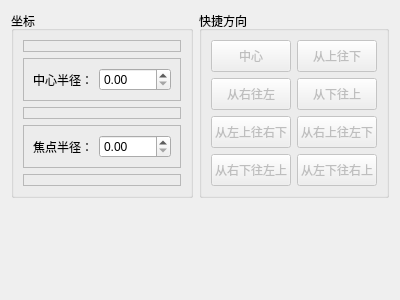
<?xml version="1.0" encoding="UTF-8"?>
<ui version="4.0">
 <class>RadialGradientFrame</class>
 <widget class="QFrame" name="RadialGradientFrame">
  <property name="geometry">
   <rect>
    <x>0</x>
    <y>0</y>
    <width>400</width>
    <height>300</height>
   </rect>
  </property>
  <property name="windowTitle">
   <string>Frame</string>
  </property>
  <layout class="QGridLayout" name="gridLayout_2">
   <item row="0" column="0">
    <widget class="QGroupBox" name="groupBox">
     <property name="title">
      <string>坐标</string>
     </property>
     <layout class="QVBoxLayout" name="verticalLayout">
      <item>
       <widget class="PointItemFrame" name="frame_center">
        <property name="frameShape">
         <enum>QFrame::StyledPanel</enum>
        </property>
        <property name="frameShadow">
         <enum>QFrame::Raised</enum>
        </property>
       </widget>
      </item>
      <item>
       <widget class="QFrame" name="frame">
        <property name="frameShape">
         <enum>QFrame::StyledPanel</enum>
        </property>
        <property name="frameShadow">
         <enum>QFrame::Raised</enum>
        </property>
        <layout class="QHBoxLayout" name="horizontalLayout">
         <item>
          <widget class="QLabel" name="label">
           <property name="sizePolicy">
            <sizepolicy hsizetype="Fixed" vsizetype="Preferred">
             <horstretch>0</horstretch>
             <verstretch>0</verstretch>
            </sizepolicy>
           </property>
           <property name="text">
            <string>中心半径：</string>
           </property>
          </widget>
         </item>
         <item>
          <widget class="QDoubleSpinBox" name="doubleSpinBox_centerRadius">
           <property name="maximum">
            <double>360.000000000000000</double>
           </property>
          </widget>
         </item>
        </layout>
       </widget>
      </item>
      <item>
       <widget class="PointItemFrame" name="frame_focalPoint">
        <property name="frameShape">
         <enum>QFrame::StyledPanel</enum>
        </property>
        <property name="frameShadow">
         <enum>QFrame::Raised</enum>
        </property>
       </widget>
      </item>
      <item>
       <widget class="QFrame" name="frame_2">
        <property name="frameShape">
         <enum>QFrame::StyledPanel</enum>
        </property>
        <property name="frameShadow">
         <enum>QFrame::Raised</enum>
        </property>
        <layout class="QHBoxLayout" name="horizontalLayout_2">
         <item>
          <widget class="QLabel" name="label_2">
           <property name="sizePolicy">
            <sizepolicy hsizetype="Fixed" vsizetype="Preferred">
             <horstretch>0</horstretch>
             <verstretch>0</verstretch>
            </sizepolicy>
           </property>
           <property name="text">
            <string>焦点半径：</string>
           </property>
          </widget>
         </item>
         <item>
          <widget class="QDoubleSpinBox" name="doubleSpinBox_focalRadius">
           <property name="maximum">
            <double>360.000000000000000</double>
           </property>
          </widget>
         </item>
        </layout>
       </widget>
      </item>
      <item>
       <widget class="SpreadFrame" name="frame_spread">
        <property name="frameShape">
         <enum>QFrame::StyledPanel</enum>
        </property>
        <property name="frameShadow">
         <enum>QFrame::Raised</enum>
        </property>
       </widget>
      </item>
     </layout>
    </widget>
   </item>
   <item row="0" column="1">
    <widget class="QGroupBox" name="groupBox_2">
     <property name="title">
      <string>快捷方向</string>
     </property>
     <layout class="QGridLayout" name="gridLayout">
      <item row="0" column="0">
       <widget class="QPushButton" name="pushButton_1">
        <property name="enabled">
         <bool>false</bool>
        </property>
        <property name="minimumSize">
         <size>
          <width>0</width>
          <height>32</height>
         </size>
        </property>
        <property name="maximumSize">
         <size>
          <width>16777215</width>
          <height>32</height>
         </size>
        </property>
        <property name="text">
         <string>中心</string>
        </property>
       </widget>
      </item>
      <item row="0" column="1">
       <widget class="QPushButton" name="pushButton_2">
        <property name="enabled">
         <bool>false</bool>
        </property>
        <property name="minimumSize">
         <size>
          <width>0</width>
          <height>32</height>
         </size>
        </property>
        <property name="maximumSize">
         <size>
          <width>16777215</width>
          <height>32</height>
         </size>
        </property>
        <property name="text">
         <string>从上往下</string>
        </property>
       </widget>
      </item>
      <item row="1" column="0">
       <widget class="QPushButton" name="pushButton_3">
        <property name="enabled">
         <bool>false</bool>
        </property>
        <property name="minimumSize">
         <size>
          <width>0</width>
          <height>32</height>
         </size>
        </property>
        <property name="maximumSize">
         <size>
          <width>16777215</width>
          <height>32</height>
         </size>
        </property>
        <property name="text">
         <string>从右往左</string>
        </property>
       </widget>
      </item>
      <item row="1" column="1">
       <widget class="QPushButton" name="pushButton_4">
        <property name="enabled">
         <bool>false</bool>
        </property>
        <property name="minimumSize">
         <size>
          <width>0</width>
          <height>32</height>
         </size>
        </property>
        <property name="maximumSize">
         <size>
          <width>16777215</width>
          <height>32</height>
         </size>
        </property>
        <property name="text">
         <string>从下往上</string>
        </property>
       </widget>
      </item>
      <item row="2" column="0">
       <widget class="QPushButton" name="pushButton_5">
        <property name="enabled">
         <bool>false</bool>
        </property>
        <property name="minimumSize">
         <size>
          <width>0</width>
          <height>32</height>
         </size>
        </property>
        <property name="maximumSize">
         <size>
          <width>16777215</width>
          <height>32</height>
         </size>
        </property>
        <property name="text">
         <string>从左上往右下</string>
        </property>
       </widget>
      </item>
      <item row="2" column="1">
       <widget class="QPushButton" name="pushButton_7">
        <property name="enabled">
         <bool>false</bool>
        </property>
        <property name="minimumSize">
         <size>
          <width>0</width>
          <height>32</height>
         </size>
        </property>
        <property name="maximumSize">
         <size>
          <width>16777215</width>
          <height>32</height>
         </size>
        </property>
        <property name="text">
         <string>从右上往左下</string>
        </property>
       </widget>
      </item>
      <item row="3" column="0">
       <widget class="QPushButton" name="pushButton_6">
        <property name="enabled">
         <bool>false</bool>
        </property>
        <property name="minimumSize">
         <size>
          <width>0</width>
          <height>32</height>
         </size>
        </property>
        <property name="maximumSize">
         <size>
          <width>16777215</width>
          <height>32</height>
         </size>
        </property>
        <property name="text">
         <string>从右下往左上</string>
        </property>
       </widget>
      </item>
      <item row="3" column="1">
       <widget class="QPushButton" name="pushButton_8">
        <property name="enabled">
         <bool>false</bool>
        </property>
        <property name="minimumSize">
         <size>
          <width>0</width>
          <height>32</height>
         </size>
        </property>
        <property name="maximumSize">
         <size>
          <width>16777215</width>
          <height>32</height>
         </size>
        </property>
        <property name="text">
         <string>从左下往右上</string>
        </property>
       </widget>
      </item>
     </layout>
    </widget>
   </item>
   <item row="1" column="0">
    <spacer name="verticalSpacer">
     <property name="orientation">
      <enum>Qt::Vertical</enum>
     </property>
     <property name="sizeHint" stdset="0">
      <size>
       <width>20</width>
       <height>40</height>
      </size>
     </property>
    </spacer>
   </item>
  </layout>
 </widget>
 <customwidgets>
  <customwidget>
   <class>PointItemFrame</class>
   <extends>QFrame</extends>
   <header>PointItemFrame.h</header>
   <container>1</container>
  </customwidget>
  <customwidget>
   <class>SpreadFrame</class>
   <extends>QFrame</extends>
   <header>SpreadFrame.h</header>
   <container>1</container>
  </customwidget>
 </customwidgets>
 <resources/>
 <connections/>
</ui>
